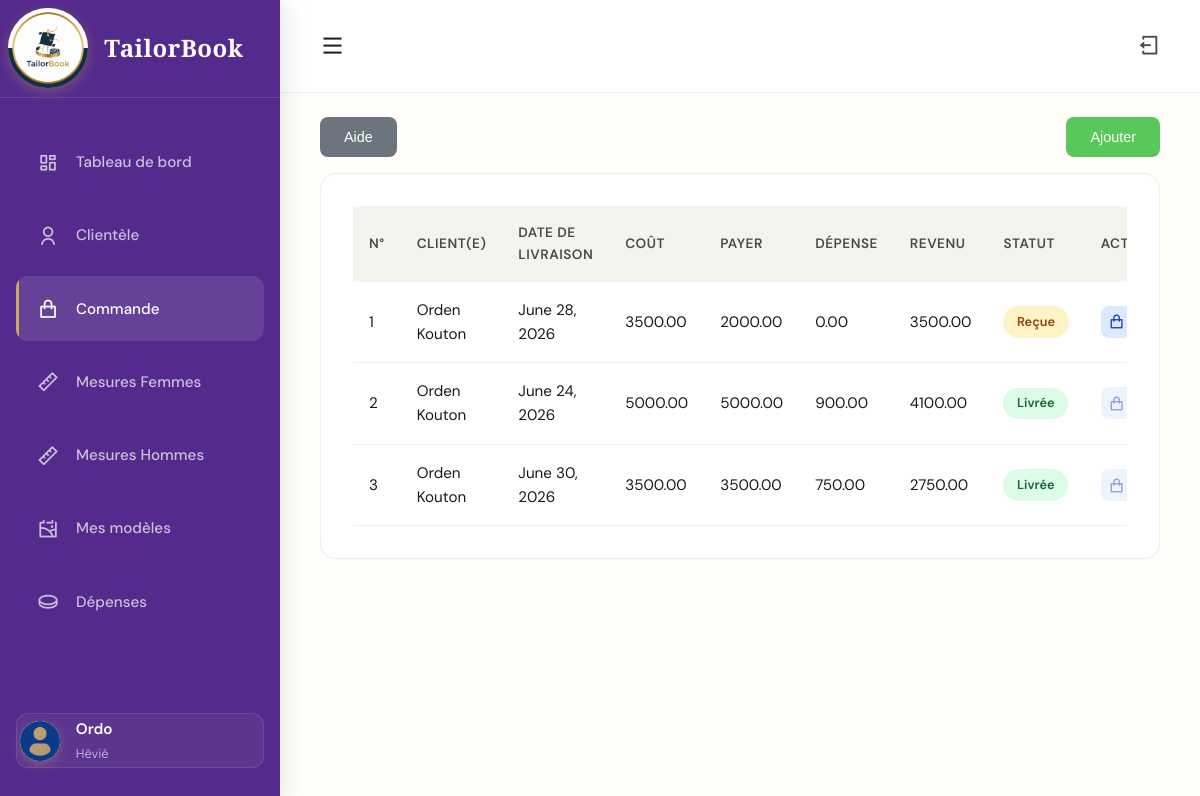
The app's page /orders/ (signed in) with its own data.
### accounts/models.py (models this page shows, shortened)
class CustomUser(AbstractUser):
    username = models.CharField(max_length=150, unique=True)
    email = models.EmailField(blank=True, null=True)
    is_email_verified = models.BooleanField(default=False)
    verification_code = models.CharField(max_length=6, blank=True, null=True)
    objects = CustomUserManager()
    USERNAME_FIELD = 'username'
    REQUIRED_FIELDS = []

class Profile(models.Model):
    user = models.OneToOneField(CustomUser, on_delete=models.CASCADE)
    nom_atelier = models.CharField(max_length=150)
    contact = models.CharField(max_length=20)
    adresse = models.CharField(max_length=100)

### command/models.py (models this page shows, shortened)
class Commande(models.Model):
    STATUT_CHOICES = (
        ('recue', 'Reçue'),
        ('achevee', 'Achevée'),
        ('livree', 'Livrée'),
    )
    atelier = models.ForeignKey(
        settings.AUTH_USER_MODEL,
        on_delete=models.CASCADE,
        related_name="commandes"
    )
    client = models.ForeignKey(Client, on_delete=models.CASCADE, related_name="commandes")
    statut = models.CharField(max_length=20, choices=STATUT_CHOICES, default='debuter')
    montant = models.DecimalField(max_digits=10, decimal_places=2)
    depense = models.DecimalField(max_digits=10, decimal_places=2, default=0)
    avance = models.DecimalField(max_digits=10, decimal_places=2, default=0)
    date_commande = models.DateTimeField(auto_now_add=True)
    date_livraison = models.DateField()
    def reste_a_payer(self):
        return self.montant - self.avance
    def revenu(self):
        return self.montant - self.depense

### clients/models.py (models this page shows)
class Client(models.Model):
    SEXE_CHOICES = (
        ('M', 'Masculin'),
        ('F', 'Féminin'),
    )
    atelier = models.ForeignKey(
        settings.AUTH_USER_MODEL,
        on_delete=models.CASCADE,
        related_name="clients"
    )
    nom_prenom = models.CharField(max_length=100)
    sexe = models.CharField(max_length=1, choices=SEXE_CHOICES)
    telephone = models.CharField(max_length=20)
    adresse = models.TextField(blank=True)
    date_creation = models.DateTimeField(auto_now_add=True)
    def __str__(self):
        return self.nom_prenom

### command/views.py (the view)
# urls.py: path("", views.commande, name="commande"),
@login_required
def commande(request):
    user = request.user
    form = CommandeForm(request.POST or None, user=user)
    commande_qs = Commande.objects.filter(atelier=user).order_by('-id')
    client = Client.objects.filter(atelier=user)
    paginator = Paginator(commande_qs, 10)
    page = request.GET.get('page')
    try:
        commandes = paginator.page(page)
    except PageNotAnInteger:
        commandes = paginator.page(1)
    except EmptyPage:
        commandes = paginator.page(paginator.num_pages)
    return render(request, 'commande.html', {
        "form": form,
        'commande': commandes,
        'client': client,
    })

### command/templates/commande.html (shortened to what this page needs)
    {% extends "base.html" %}
{% block content %}
    <div class="page-content" style="animation: fadeInUp 0.6s ease;">
        <div style="display: flex; justify-content: space-between; align-items: center; margin-bottom: 1rem; margin-top: -1rem;">
            <div>
                <button class="card-action" style="padding: 0.75rem 1.5rem; background-color: #6c757d; color: white;" onclick="openModalLegende()">
                Aide
            </button>
            </div>
            <button class="card-action" style="padding: 0.75rem 1.5rem; background-color: #59c85a; color: white;" onclick="openModalAddCommand()">
                Ajouter
            </button>
        </div>
        <div class="card">
            <div class="table-container">
                <table>
                    <thead>
                        <tr>
                            <th>N°</th>
                            <th>Client(e)</th>
                            <th>Date de livraison</th>
                            <th>Coût</th>
                            <th>Payer</th>
                            <th>Dépense</th>
                            <th>Revenu</th>
                            <th>Statut</th>
                            <th>Action</th>
                        </tr>
                    </thead>
                    <tbody>
                        {% for c in commande %}
                            <tr>
                                <td>{{ forloop.counter }}</td>
                                <td>{{ c.client.nom_prenom }}</td>
                                <td>{{ c.date_livraison }}</td>
                                <td>{{ c.montant }}</td>
                                <td>{{ c.avance }}</td>
                                <td>{{ c.depense }}</td>
                                <td>{{ c.revenu }}</td>
                                <td>
                                    {% if c.statut == 'livree' %}
                                        <span class="status-badge success">Livrée</span>
                                    {% elif c.statut == 'recue' %}
                                        <span class="status-badge warning">Reçue</span>
                                    {% else %}
                                        <span class="status-badge">{{ c.statut }}</span>
                                    {% endif %}
                                </td>
                                <td>
                                    <div class="action-buttons">
                                        <button
                                            class="action-btn btn-view"
                                            title="Dépense"
                                            {% if c.statut == 'livree' %}disabled style="opacity:0.5; cursor:not-allowed;"
                                            {% else %}
                                            onclick="openModalDepense('{{ c.id }}', '{{ c.client.nom_prenom|escapejs }}')"
                                            {% endif %}>
                                            <i class="ri-shopping-bag-line"></i>
                                        </button>
                                    </div>
                                </td>
                            </tr>
                        {% empty %}
                        <tr>
                            <td colspan="7" style="text-align: center; color: red; font-style: italic;">Aucune commande trouvée
                            </td>
                        </tr>
                        {% endfor %}
                    </tbody>
                </table>
            </div>
        </div>
    </div>
{% endblock %}

### dashboard/templates/base.html (shortened to what this page needs)
{% load form_tags %}
{% load static %}
<!DOCTYPE html>
<html lang="fr">
<head>
    <link rel="stylesheet" href="{% static 'css/dash.css' %}">
    <link rel="stylesheet" href="https://cdnjs.cloudflare.com/ajax/libs/remixicon/4.6.0/remixicon.min.css">
</head>
<body>
    <aside class="sidebar" id="sidebar">
        <div class="logo-section">
            <div class="logo-content" style="padding: 1%; margin: -12%;">
                <img class="logo-icon" src="{% static 'images/logo.png' %}" alt="">
                <span class="logo-text">TailorBook</span>
            </div>
        </div>
        <nav class="nav-menu">
            <div class="nav-item">
                <a href="{% url 'dashboard' %}" class="nav-link {% if request.resolver_match.url_name == 'dashboard' %}active{% endif %}" data-page="dashboard">
                    <i class="ri-dashboard-line nav-icon"></i>
                    <span>Tableau de bord</span>
                </a>
            </div>
            <div class="nav-item">
                <a href="{% url 'client' %}" class="nav-link {% if request.resolver_match.url_name == 'client' %}active{% endif %}" data-page="clients">
                    <i class="ri-user-line nav-icon"></i>
                    <span>Clientèle</span>
                </a>
            </div>
            <div class="nav-item">
                <a href="{% url 'commande' %}" class="nav-link {% if request.resolver_match.url_name == 'commande' %}active{% endif %}" data-page="commandes">
                    <i class="ri-shopping-bag-line nav-icon"></i>
                    <span>Commande</span>
                </a>
            </div>
            <div class="nav-item">
                <a href="{% url 'mesures_femmes' %}" class="nav-link {% if request.resolver_match.url_name == 'mesures_femmes' %}active{% endif %}" data-page="mesures_femmes">
                    <i class="ri-ruler-line nav-icon"></i>
                    <span>Mesures Femmes</span>
                </a>
            </div>
            <div class="nav-item">
                <a href="{% url 'mesures_hommes' %}" class="nav-link {% if request.resolver_match.url_name == 'mesures_hommes' %}active{% endif %}" data-page="mesures_hommes">
                    <i class="ri-ruler-line nav-icon"></i>
                    <span>Mesures Hommes</span>
                </a>
            </div>
            <div class="nav-item">
                <a href="{% url 'modeles' %}" class="nav-link {% if request.resolver_match.url_name == 'modeles' %}active{% endif %}" data-page="modeles">
                    <i class="ri-gallery-line nav-icon"></i>
                    <span>Mes modèles</span>
                </a>
            </div>
            <div class="nav-item">
                <a href="{% url 'depenses' %}" class="nav-link {% if request.resolver_match.url_name == 'depenses' %}active{% endif %}" data-page="depenses">
                    <i class="ri-coin-line nav-icon"></i>
                    <span>Dépenses</span>
                </a>
            </div>
        </nav>
        <div class="user-section" style="padding: 1%;">
            <div class="user-info">
                <div class="user-avatar">
                    <img class="avatar-icon" src="{% static 'images/user.png' %}" alt="">
                </div>
                <div class="user-details">
                    <div class="user-name">{{ request.user.profile.nom_atelier }}</div>
                    <div class="user-role">{{ request.user.profile.adresse }}</div>
                </div>
            </div>
        </div>
    </aside>
    <main class="main-content" id="mainContent">
        <div class="topbar">
            <div class="topbar-left">
                <button class="menu-toggle" id="menuToggle">
                    <i class="ri-menu-line"></i>
                </button>
            </div>
            <div class="topbar-right">
                <button class="notification-btn" onclick="openModalLogout()" title="Déconnexion">
                    <i class="ri-logout-box-line"></i>
                </button>
            </div>
        </div>
        <div class="content" id="content">
            {% block content %}
            {% endblock %}
        </div>
    </main>
</body>
</html>

### records on screen
CustomUser: user.profile.nom_atelier "Ordo", user.profile.adresse "Hêvié"
Commande: client.nom_prenom "Orden Kouton", date_livraison "June 28, 2026", montant "3500.00", avance "2000.00", depense "0.00", revenu "3500.00", statut "Reçue"
Commande: client.nom_prenom "Orden Kouton", date_livraison "June 24, 2026", montant "5000.00", avance "5000.00", depense "900.00", revenu "4100.00", statut "Livrée"
Commande: client.nom_prenom "Orden Kouton", date_livraison "June 30, 2026", montant "3500.00", avance "3500.00", depense "750.00", revenu "2750.00", statut "Livrée"
